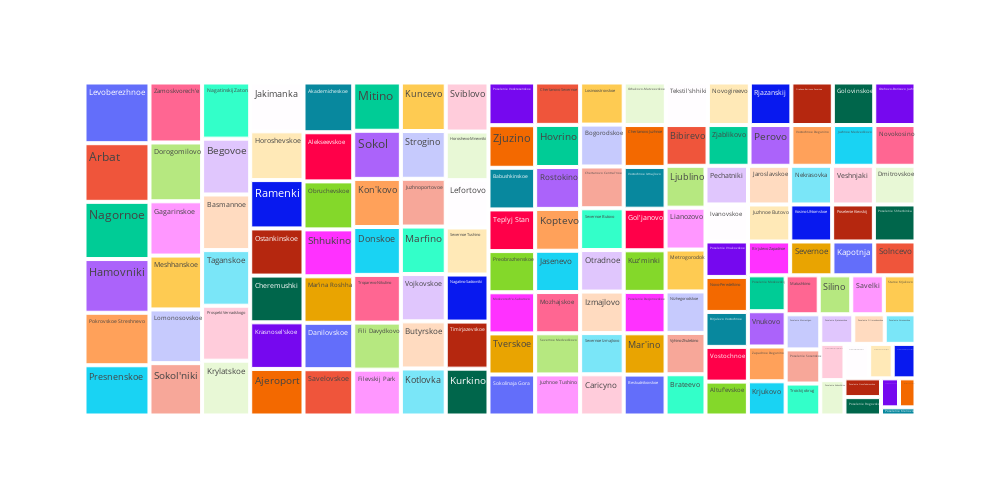

The notebook cell this image was saved under:
### Code cell
# Найдем районы с самым дорогим квадратным метром
data = df_full.groupby(['sub_area'], as_index=False)['sq_price'].mean()
fig = px.treemap(data_frame=data,path=['sub_area'],values='sq_price',height=500,width=1000)
fig.show()
# Самый дорогой квадратный метр в районе Левобережное, на втором месте - Арбат

### Figure 1 — Plotly figure (JSON) as saved in the notebook; plotly's stock layout.template omitted (floating-point values rounded to 4 significant figures; data arrays with more than 128 entries replaced by an {"elided": "..."} marker saying what was removed)
{"data": [{"branchvalues": "total", "domain": {"x": [0, 1], "y": [0, 1]}, "hovertemplate": "labels=%{label}<br>sq_price=%{value}<br>parent=%{parent}<br>id=%{id}<extra></extra>", "ids": {"elided": "146 str values"}, "labels": {"elided": "146 str values"}, "name": "", "parents": {"elided": "146 str values"}, "type": "treemap", "values": {"elided": "146 float values"}}], "layout": {"height": 500, "legend": {"tracegroupgap": 0}, "margin": {"t": 60}, "width": 1000}}
